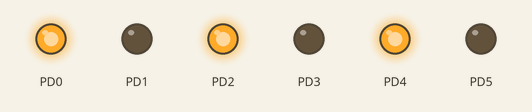
Simulated run of this program. Board: ATmega328P, built with avr-gcc and emulated at 16 MHz. On the bench: output pins drawn as LEDs (lit = HIGH).

Above: at 0.5 s.
At 3.5 s:
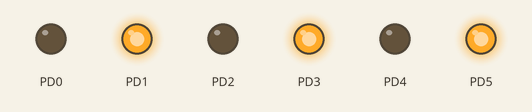
Timing chart, 0 to 4.6 s (numbered marks = the images above):
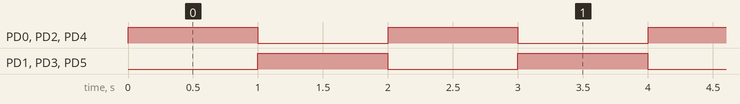

The program:

main.c
```c
/*
 * Author: Cuetorra
 * Practica1 - Exercise 1 328P.c
 * Created: 2/21/2022 5:56:23 PM
 * Turn on and of ports in ATMEGA328P
 */

// Defining CPU speed
#define F_CPU 16000000UL
#include <avr/io.h>
#include <util/delay.h>

// Global variables
int i = 0;
int A = 0b10101010; // d=170 , h=AA , b=10101010
int B = 0b01010101; // d=85  , h=55 , b=01010101
int C = 0x00;


int main(void){
	// Port configuration
	// d= , h= , b=
	//DDRB = 0B00111111;		// d=63 , h=3F , b=0011 1111
	//PORTB= 0B00111111;		// d=63 , h=3F , b=0011 1111
	DDRD = 0B00111111;		// d=63 , h=3F , b=0011 1111
	PORTD= 0B00111111;		// d=63 , h=3F , b=0011 1111

	while (1){
		//PORTB = A;
		PORTD = B;
		_delay_ms(1000);
		//PORTB = B;
		PORTD = A;
		_delay_ms(1000);
		//PORTB = C;
		PORTD = C;
		_delay_us(100);
	};
	return 0;
}
```

Measured:
- by itself, PD0–5: alternates HIGH for 1.0 s and LOW for 1.0 s
